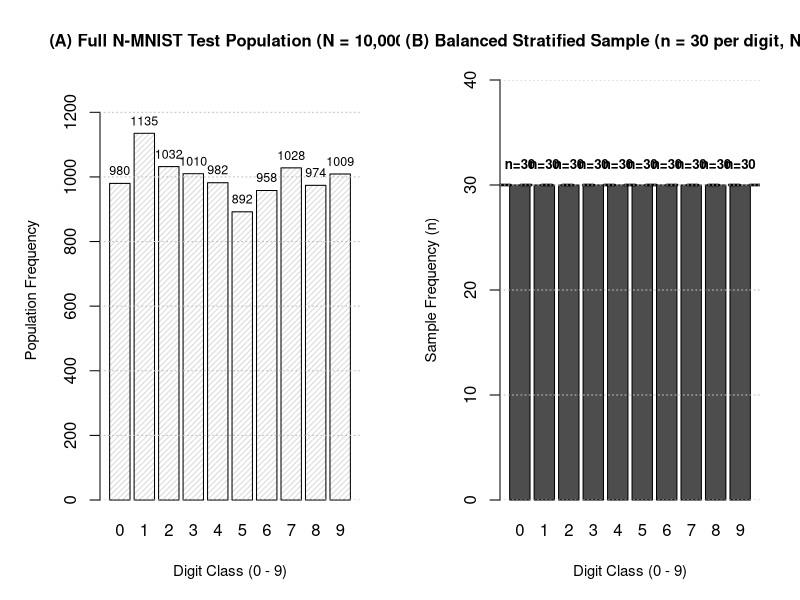

Recreate this plot in R.
# =====================================================================
# Figure 8: Population vs. Sample Stratified Distribution (Descriptive) - B&W / Print-Optimized
# =====================================================================

dir.create("figures", showWarnings = FALSE)

cat("Generating Figure 8: Population vs. Sample Stratified Distribution...\n")
png("figures/fig8_stratified_samples.png", width = 2800, height = 1800, res = 300)
par(mfrow = c(1, 2), mar = c(5, 5, 4, 2))

# Population distribution counts
pop_counts <- c(980, 1135, 1032, 1010, 982, 892, 958, 1028, 974, 1009)
digits <- 0:9

# Subplot A: Full Population (Uneven distribution, N = 10,000)
bp1 <- barplot(pop_counts, 
               names.arg = digits, 
               col = "gray85",
               density = 25,
               angle = 45,
               border = "black",
               ylim = c(0, 1300),
               main = "(A) Full N-MNIST Test Population (N = 10,000)",
               xlab = "Digit Class (0 - 9)", 
               ylab = "Population Frequency",
               cex.main = 1.0, cex.lab = 0.9)
grid(nx = NA, ny = NULL, col = "gray75", lty = "dotted")
text(bp1, pop_counts + 40, labels = pop_counts, cex = 0.75, col = "black")

# Subplot B: Balanced Stratified Sample (Flat n = 30 per digit, N = 300)
sample_counts <- rep(30, 10)
bp2 <- barplot(sample_counts, 
               names.arg = digits, 
               col = "gray30", 
               border = "black",
               ylim = c(0, 40),
               main = "(B) Balanced Stratified Sample (n = 30 per digit, N = 300)",
               xlab = "Digit Class (0 - 9)", 
               ylab = "Sample Frequency (n)",
               cex.main = 1.0, cex.lab = 0.9)
abline(h = 30, col = "black", lty = 2, lwd = 2.5)
grid(nx = NA, ny = NULL, col = "gray75", lty = "dotted")
text(bp2, sample_counts + 2, labels = "n=30", col = "black", font = 2, cex = 0.8)

dev.off()

cat("Successfully generated figures/fig8_stratified_samples.png\n")
